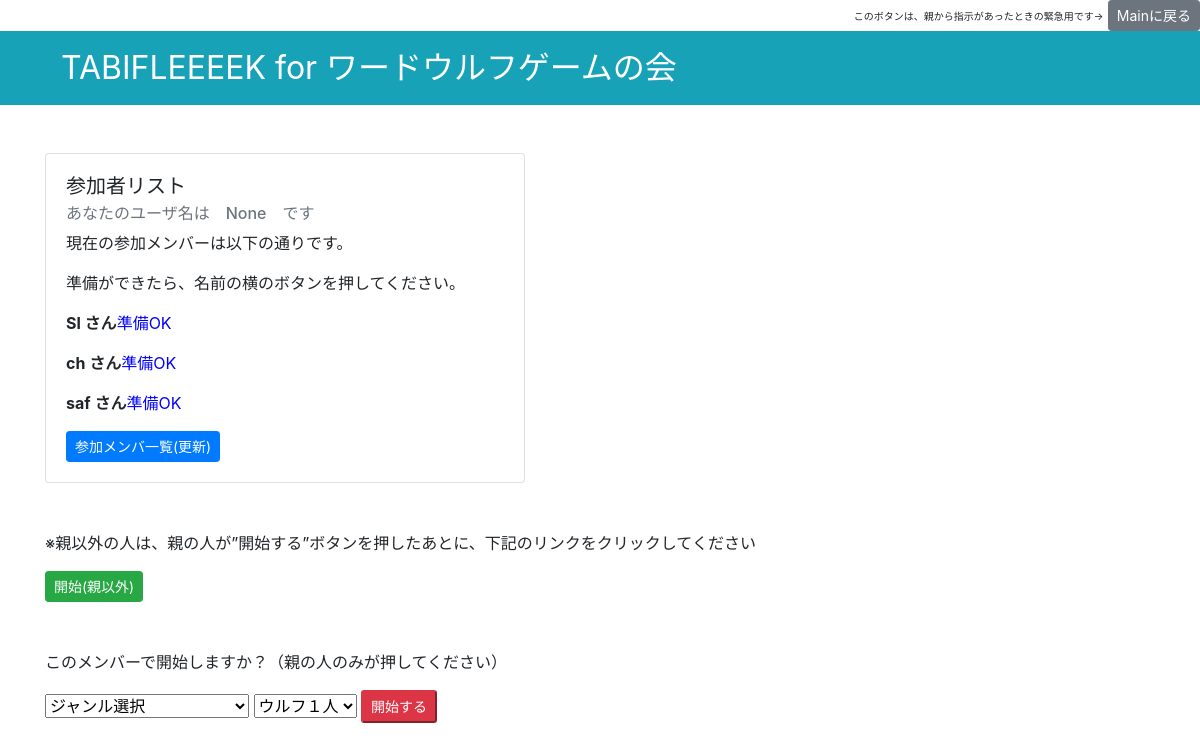
The page /memberlist on the database as committed earlier.
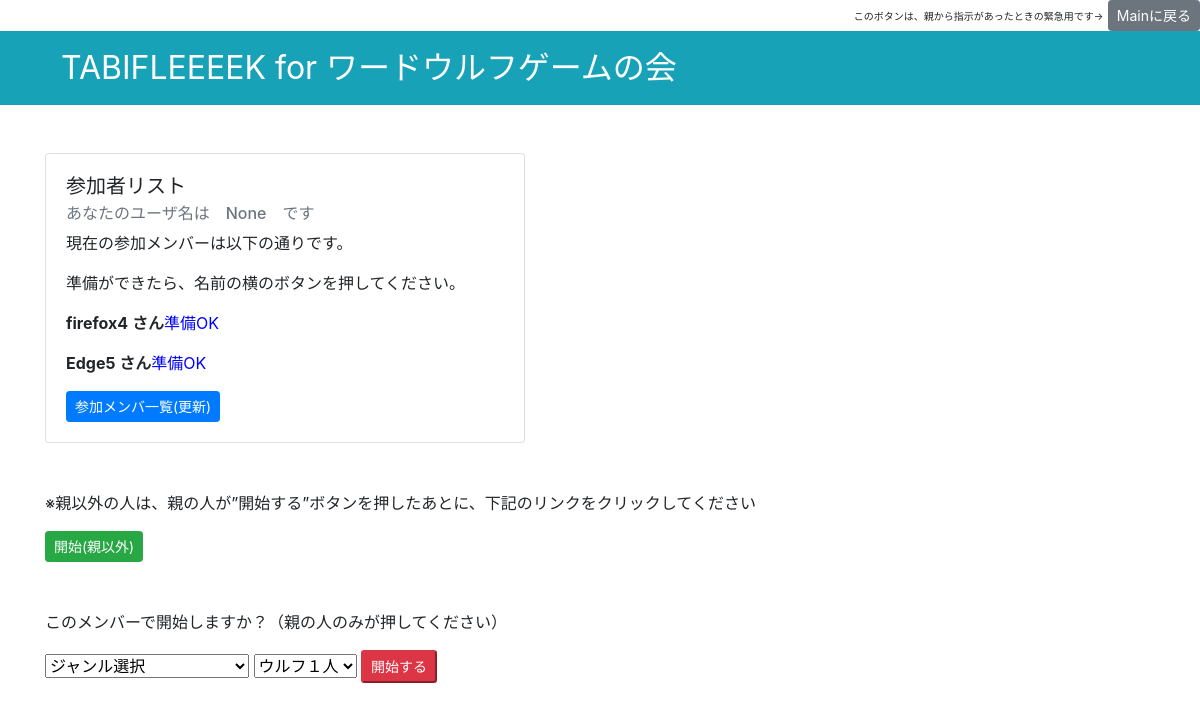
The same page on the database as committed later.
### app.py (models this page shows, shortened)
class MemberList(db.Model):
    __tablename__ = 'players'
    id = db.Column(db.Integer, primary_key=True)
    username = db.Column(db.Text, nullable=False)
    comment = db.Column(db.String(128), nullable=False)
    vote_num = db.Column(db.Integer, nullable=False)
    ulf_flg = db.Column(db.Integer, nullable=False)
    to_vote = db.Column(db.Integer, nullable=False)
    to_vote2 = db.Column(db.Integer, nullable=False)
    prepare_flg = db.Column(db.Integer, nullable=False)

### app.py (the view)
@app.route('/memberlist')
def load_member_list():
    myname = session.get('username')
    MemberList_DB = db.session.query(MemberList).all()
    flg_start = 1
    for member in MemberList_DB:
        if member.prepare_flg == 0 :
            flg_start = 0 #まだ準備できていない人がいる
            break
    word_Genre = db.session.query(OrignalGenreData).all()
    debug_memberlist = MemberList.query.all()#debug_DBチェック用
    debug_OtherVar = OtherVar.query.all()#debug_DBチェック用
    return render_template('member_list.html',MemberList_DB=MemberList_DB,myname = myname, word_Genre = word_Genre,flg_start = flg_start,debug_memberlist=debug_memberlist,debug_OtherVar =debug_OtherVar)

### app.py (called while the page is built)
    def __repr__(self):
        return f"{self.GenreData}"

### templates/member_list.html (shortened to what this page needs)
{% extends 'base.html' %}
{% block content %}
<div class="py-5">
  <div class="card" style="width: 30rem;">
    <div class="card-body">
      <h5 class="card-title">参加者リスト</h5>
      <h6 class="card-subtitle mb-2 text-muted">あなたのユーザ名は　{{myname}}　です </h6>
      <p class="card-text">現在の参加メンバーは以下の通りです。</p>
      <p class="card-text">準備ができたら、名前の横のボタンを押してください。</p>
      {% for member in MemberList_DB %}
      <p>
          <div style="display:inline-flex">
            <b>{{ member.username }} さん</b>
            {% if member.prepare_flg == 0 %}
              {% if member.username == myname %}
                <form action="/memberlist_check" style="display:inline;" method="POST">
                  <input  type="submit"  name="BtnID" value="{{member.id}}" >
                </form>
              {% endif %}
            {% else %}
              <font color="blue">   準備OK </font>
            {% endif %}
          </div>
      <br>
      </p>
      {% endfor %}
      <a class="btn btn-primary btn-sm" href="{{ url_for('load_member_list') }}" role="button">参加メンバ一覧(更新)</a>
    </div>
  </div>
</div>
{% if flg_start == 1 %}
<p>※親以外の人は、親の人が”開始する”ボタンを押したあとに、下記のリンクをクリックしてください</p>
<a class="btn btn-success btn-sm" href="{{ url_for('memberlist_prepare')}}" role="button">開始(親以外)</a>
<div class="py-5">
<p>このメンバーで開始しますか？（親の人のみが押してください）</p>
<form action="/prepare" method="POST">
  <select name="genre_num">
    <option value=1>ジャンル選択</option>
  </select>
  <select name="number_wolf">
    <option value=1>ウルフ１人</option>
  </select>
  <input class="submit-button btn-danger btn-sm" value="開始する" type="submit" id="button1" >
</form>
</div>
{% else %}
  <p>※まだ全員が準備ができていない状態です。<br>
    時間をあけて、上部の<u>参加メンバ一覧(更新)</u>のボタンをクリックしてください。</p>
{% endif %}
{% endblock %}

### templates/base.html (shortened to what this page needs)
<!DOCTYPE html>
<html lang="ja">
    <head>
        <link rel="stylesheet" href="https://stackpath.bootstrapcdn.com/bootstrap/4.4.1/css/bootstrap.min.css">
    </head>
    <body>
        <div class="text-right">
        <font size="1">このボタンは、親から指示があったときの緊急用です→</font>
        <a class="btn btn-secondary btn-sm" href="{{ url_for('main')}}" role="button">Mainに戻る</a>
    　　</div>
        <nav class="navbar  navbar-dark bg-info">
            <div class="container-md">
                <a class="navbar-brand pl-3" style="font-size: 2rem;">TABIFLEEEEK for ワードウルフゲームの会</a>
            </div>
        </nav>
        <div class="container">
            {% block content %}
            {% endblock %}
        </div>
    </body>
</html>

Rows that differ between the two databases and show on the page:
removed MemberList: username "saf", prepare_flg "準備OK"
changed MemberList: username "Sl" → "firefox4"
changed MemberList: username "ch" → "Edge5"
